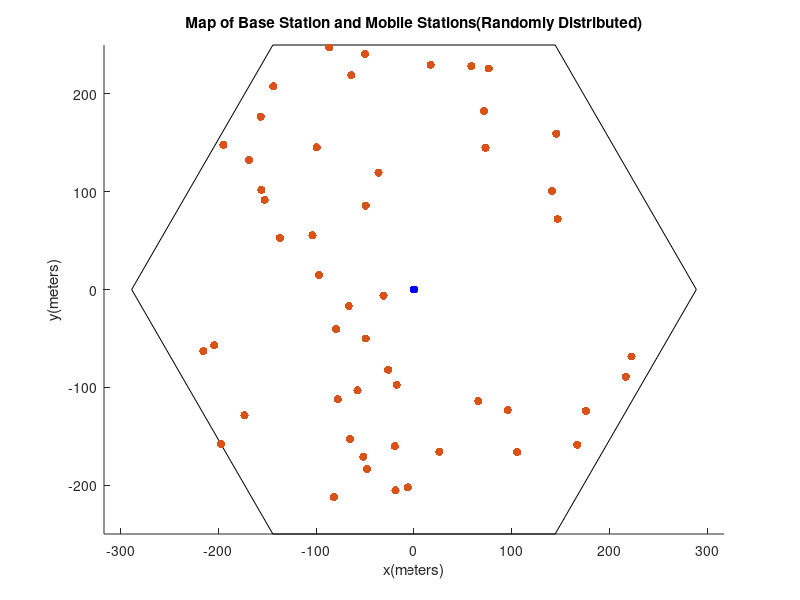
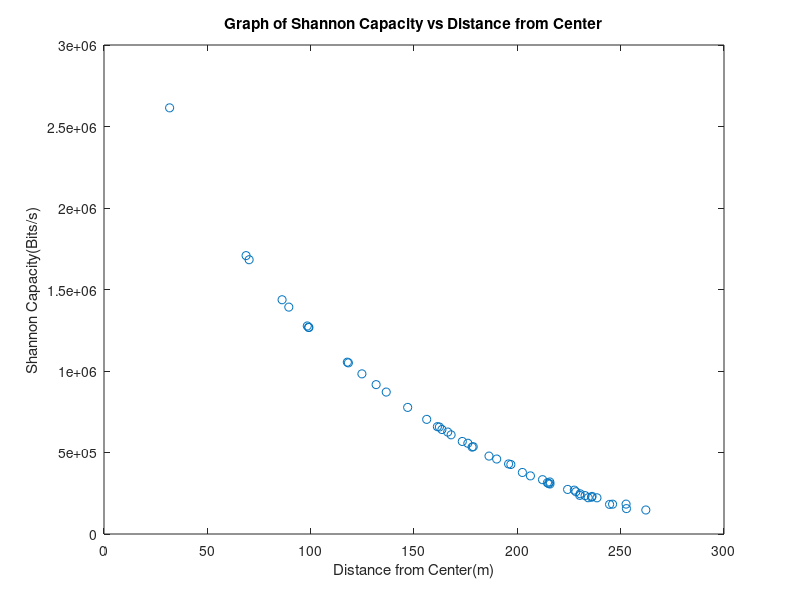
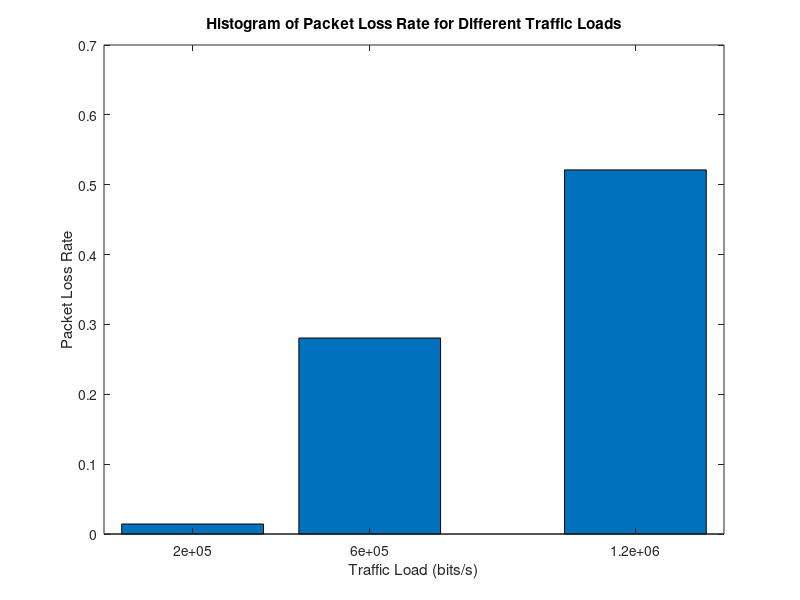
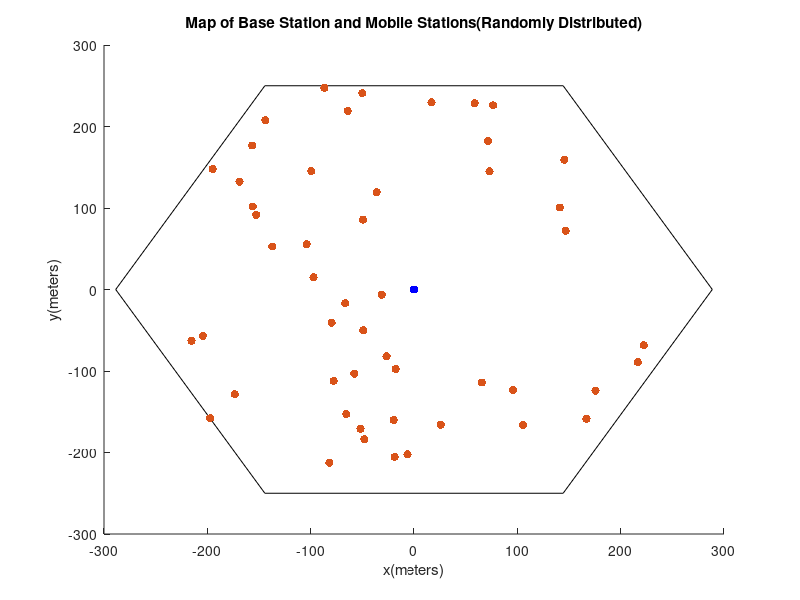

Here is the MATLAB script that generated these plots, in order:
% Initialize arrays for distance and angle from center location to each cell site
numCellSites = 19;
siteDistances = zeros(1,numCellSites);
siteAngles = zeros(1,numCellSites);

isd = 500; % Inter-site distance
siteDistances(2:7) = isd;
siteAngles(2:7) = 30:60:360;

siteDistances(8:13) = 2*isd*cosd(30);
siteAngles(8:13) = 0:60:300;

siteDistances(14:19) = 2*isd;
siteAngles(14:19) = 30:60:360;

% Set center coordinates of the hexagonal cells
centerX = 0;
centerY = 0;

% Set radius of the cells
cellRadius = isd/sqrt(3);

% Initialize arrays for x and y coordinates of each cell site
xCoords = zeros(1,numCellSites);
yCoords = zeros(1,numCellSites);

% Calculate x and y coordinates
for i = 1:19
    xCoords(i) = centerX + siteDistances(i)*cosd(siteAngles(i));
    yCoords(i) = centerY + siteDistances(i)*sind(siteAngles(i));
end

% Create plot of the hexagonal cells
figure('Name','Question 1-1');
hold on;

% Plot hexagonal pattern
plot(xCoords(1)+cellRadius*cosd(0:60:360),yCoords(1)+cellRadius*sind(0:60:360),'k');
scatter(xCoords(1), yCoords(1), 'filled', 'MarkerFaceColor', 'b');


% Loop for duplicating the figure and placing it around the current figure
for i = 1:6
    % Calculate the x and y offsets for each duplication
    offsetX = (sqrt((15*500/(2*sqrt(3)))^2+250^2)/500)*isd*cosd(60*i-60-(atan(sqrt(3)/15)*180/pi));
    offsetY = (sqrt((15*500/(2*sqrt(3)))^2+250^2)/500)*isd*sind(60*i-60-(atan(sqrt(3)/15)*180/pi));
end


% Generate 50 random points in each hexagon
% Set the number of points to generate in each hexagon
% Generate 50 random points in each hexagon

%_____________________50 mobile in each cell case ______________%

numPointsPerHex = 50;
allPoints = [];
while size(allPoints,1)<numPointsPerHex
    % Generate a random point in the hexagon
    x = (2*rand()-1)*500;
    y = (2*rand()-1)*500;
    if inpolygon(x,y,xCoords(1)+cellRadius*cosd(0:60:360),yCoords(1)+cellRadius*sind(0:60:360))
        allPoints = [allPoints; x y];
        % Add point to the list if it's inside the hexagon
    end
end   
title('Map of Base Station and Mobile Stations(Randomly Distributed)')
xlabel('x(meters)') 
ylabel('y(meters)') 
scatter(allPoints(:,1),allPoints(:,2),'filled','r');
distance = [];


%_____________________50 mobile in each cell case ______________%

%distances = sqrt(sum((mobile_device_positions - central_bs_location).^2, 2));

axis equal;


BW = 10e6; % Channel bandwidth (Hz)
P_b = 33; % Power of base station (dBm)
P_m = 0; % Power of mobile device (dBm)
Gt = 14; % Transmitter antenna gain (dB)
Gr = 14; % Receiver antenna gain (dB)
ht_b = 50+1.5; % Height of base station (m)
ht_m = 1.5; % Height of mobile device (m)
T = 27+273.15; % Temperature (K)
k = 1.38e-23; % Boltzmann constant (J/K)
N=k*T*BW; %noise
P_b_W = (10^((P_b-30)/10));
P_m_W = (10^((P_m-30)/10));
Gt_W = 10^(Gt/10);
Gr_W = 10^(Gr/10);


for i = 1:50        %creates a 50 rows and 19 columns matrix
    for j = 1:19    % each 50 MS distance to each 19 BS
        dx = allPoints(i, 1) - xCoords(j);
        dy = allPoints(i, 2) - yCoords(j);
        %xCoords and yCoords are BS centers
        distance(i, j) = sqrt(dx^2 + dy^2); 
    end
end

gd = ((ht_b*ht_m)^2)./distance.^4; % 50x19 double
Pr_W = gd.*P_m_W*Gt_W*Gr_W; %50x19 double


%______calculate interference --> add up all others except targeted_____%
Interference = zeros(size(Pr_W)); % Initialize Interference to zeros
for i = 1:size(Pr_W,1) % Iterate over rows
    for j = 1:size(Pr_W,2) % Iterate over columns

        % Add of all elements in the ith row of Pr except for the jth column
        % Add up all distance from MS#1 to all 19 BS except the 1 BS that
        % we are targeting
        Interference(i,j) = sum(Pr_W(i,[1:j-1,j+1:end]));
    end
end

%_______calculate_SINR______%
SINR = Pr_W./(Interference+N);
SINR_dB = 10*log10(SINR);



% Shannon Capacity = Bandwidth * log2(1+SINR)
eachBW = BW/50;
%shannon cap -> y-axis
%distance -> x-axis
shannonCap = zeros(50,1);
for i = 1:50
    shannonCap(i,1) = eachBW*log2(1+SINR(i,1));
end

distancefromcenter = distance(:, 1);
figure('Name','Question 1-2');

plot(distancefromcenter, shannonCap, 'o')
xlabel('Distance from Center(m)')
ylabel('Shannon Capacity(Bits/s)')
title('Graph of Shannon Capacity vs Distance from Center')

bufferSize = 6e6;%bits
Xl=2e5; %bits per second
Xm=6e5; %bits per second
Xh=12e5; %bits per second
totalTime = 1000;%seconds

CBR = [Xl,Xm,Xh];
numBits = CBR*totalTime;

numLossBits = zeros(1,3); 
for i = 1:3
    bitsArrived = zeros(1,3);
    buffer = 0;
    for t = 1 : totalTime
        for j = 1:50
            if shannonCap(j,1)>CBR(1,i)
                bitsArrived(1,i) = bitsArrived(1,i)+CBR(1,i);
            else
                bitsArrived(1,i) = bitsArrived(1,i)+shannonCap(j,1);
                buffer = buffer+CBR(1,i)-shannonCap(j,1);
            end
        end
    end
    if buffer>bufferSize
        numLossBits(1,i) = buffer-bufferSize;
    else
        numLossBits(1,i) = 0;
    end
end

lossRate = numLossBits ./ (numBits*50);


% Plot histogram
figure('Name','Question 1-3');
bar([Xl, Xm, Xh], lossRate);
xlabel('Traffic Load (bits/s)');
ylabel('Packet Loss Rate');
title('Histogram of Packet Loss Rate for Different Traffic Loads');
figure('Name','Question B-1');
hold on;

% Plot original hexagonal pattern

plot(xCoords(1)+cellRadius*cosd(0:60:360),yCoords(1)+cellRadius*sind(0:60:360),'k');
scatter(xCoords(1), yCoords(1), 'filled', 'MarkerFaceColor', 'b');
title('Map of Base Station and Mobile Stations(Randomly Distributed)')
xlabel('x(meters)') 
ylabel('y(meters)') 
scatter(allPoints(:,1),allPoints(:,2),'filled','r');


figure('Name','Question 1-2');

plot(distancefromcenter, shannonCap, 'o')
xlabel('Distance from Center(m)')
ylabel('Shannon Capacity(Bits/s)')
title('Graph of Shannon Capacity vs Distance from Center')


lambda = [Xl,Xm,Xh];
CBR_pois = [poissrnd(lambda(1)),poissrnd(lambda(2)),poissrnd(lambda(3))];
numBits_pois = CBR_pois*totalTime;
numLossBits_pois = zeros(1,3);

for i = 1:3
    bitsArrived_pois = zeros(1,3);
    buffer_pois = 0;
    for t = 1 : totalTime
        for j = 1:50
            if shannonCap(j,1)>CBR_pois(1,i)
                bitsArrived_pois(1,i) = bitsArrived_pois(1,i)+CBR_pois(1,i);
            else
                bitsArrived_pois(1,i) = bitsArrived_pois(1,i)+shannonCap(j,1);
                buffer_pois = buffer_pois+CBR_pois(1,i)-shannonCap(j,1);
            end
        end
    end
    if buffer_pois>(bufferSize)
        numLossBits_pois(1,i) = buffer_pois-(bufferSize);
    else
        numLossBits_pois(1,i) = 0;
    end
end

lossRate_pois = numLossBits_pois ./ (numBits_pois*50);

figure('Name','Question B-3');
bar([Xl, Xm, Xh], lossRate_pois);
xlabel('Traffic Load (bits/s)');
ylabel('Packet Loss Rate');
title('Histogram of Packet Loss Rate for Different Traffic Loads');

